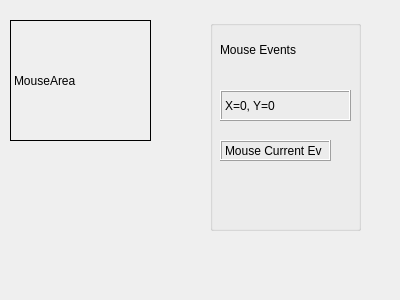
<?xml version="1.0" encoding="UTF-8"?>
<ui version="4.0">
 <class>Dialog</class>
 <widget class="QDialog" name="Dialog">
  <property name="geometry">
   <rect>
    <x>0</x>
    <y>0</y>
    <width>400</width>
    <height>300</height>
   </rect>
  </property>
  <property name="windowTitle">
   <string>Dialog</string>
  </property>
  <widget class="MyLabel" name="lblMouse">
   <property name="geometry">
    <rect>
     <x>10</x>
     <y>20</y>
     <width>141</width>
     <height>121</height>
    </rect>
   </property>
   <property name="frameShape">
    <enum>QFrame::Box</enum>
   </property>
   <property name="text">
    <string>MouseArea</string>
   </property>
  </widget>
  <widget class="QGroupBox" name="groupBox">
   <property name="geometry">
    <rect>
     <x>210</x>
     <y>20</y>
     <width>151</width>
     <height>211</height>
    </rect>
   </property>
   <property name="title">
    <string/>
   </property>
   <widget class="QLabel" name="label_2">
    <property name="geometry">
     <rect>
      <x>10</x>
      <y>20</y>
      <width>91</width>
      <height>20</height>
     </rect>
    </property>
    <property name="text">
     <string>Mouse Events</string>
    </property>
   </widget>
   <widget class="QLabel" name="lblMouseCurrentPos">
    <property name="geometry">
     <rect>
      <x>10</x>
      <y>70</y>
      <width>131</width>
      <height>31</height>
     </rect>
    </property>
    <property name="frameShape">
     <enum>QFrame::Box</enum>
    </property>
    <property name="frameShadow">
     <enum>QFrame::Raised</enum>
    </property>
    <property name="text">
     <string>X=0, Y=0</string>
    </property>
   </widget>
   <widget class="QLabel" name="lblMouseCurrentEv">
    <property name="geometry">
     <rect>
      <x>10</x>
      <y>120</y>
      <width>111</width>
      <height>21</height>
     </rect>
    </property>
    <property name="frameShape">
     <enum>QFrame::Box</enum>
    </property>
    <property name="frameShadow">
     <enum>QFrame::Raised</enum>
    </property>
    <property name="text">
     <string>Mouse Current Ev</string>
    </property>
   </widget>
  </widget>
 </widget>
 <layoutdefault spacing="6" margin="11"/>
 <customwidgets>
  <customwidget>
   <class>MyLabel</class>
   <extends>QLabel</extends>
   <header location="global">mylabel.h</header>
  </customwidget>
 </customwidgets>
 <resources/>
 <connections/>
</ui>
